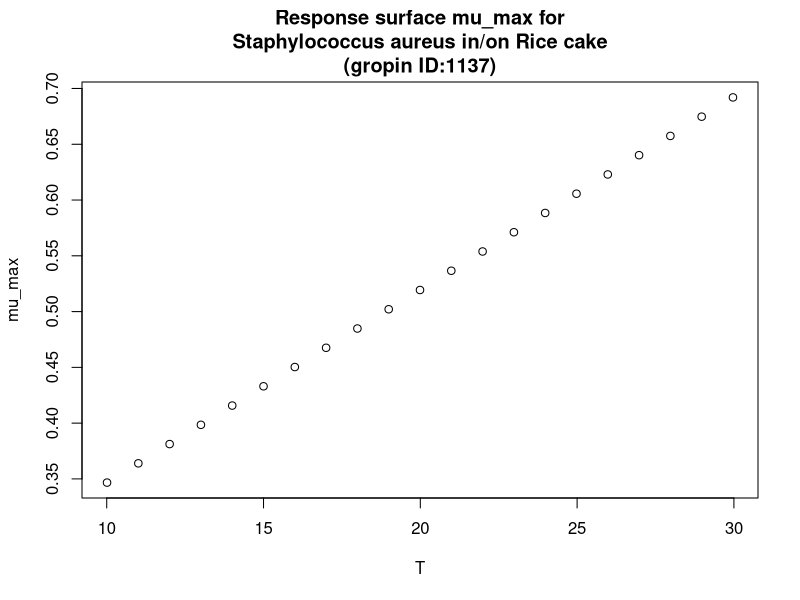

Here is the R script that generated this plot:
#############################
# start of Parameter script
#############################
T <- seq(10.01,29.97002997003,length.out=21)
#############################
# end of Parameter script
#############################
############################# 
# start of Model script Gropin ID 1137 
#############################
 
# constant coefficients for this model
 
variables <- data.frame(T)
argumentsPar <- expand.grid(variables)
 
# heart of the model
response_surface <- function(T) {
   mumax <-0.0173*(T+10.03)

return(mumax=mumax)
} 

# output parameters
mumax <- cbind(argumentsPar,response_surface(argumentsPar['T']))
colnames(mumax) <- c(colnames(argumentsPar),'mumax')
#############################
# End of Model script
#############################
############################# 
# start of Visualisation script Gropin ID 1137 
#############################
plot(T,mumax$mumax,
                          xlab='T',
                          ylab='mu_max',main='Response surface mu_max for
Staphylococcus aureus in/on Rice cake
(gropin ID:1137)')
#############################
# End of Visualisation script
#############################
